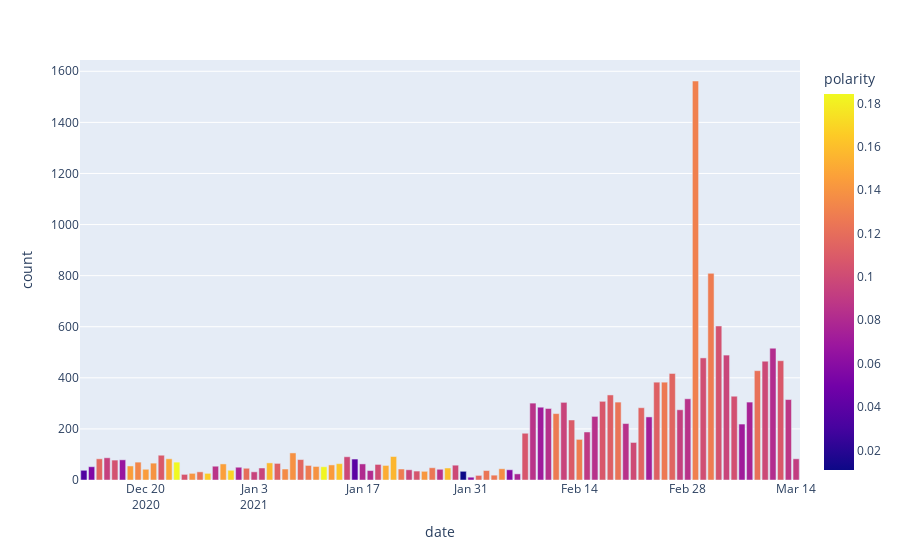

Write notebook code for a chart like this one.
### Code cell
# Plot results
import plotly.express as px
fig = px.bar(timeline, x='date', y='count', color='polarity')
fig.show()
